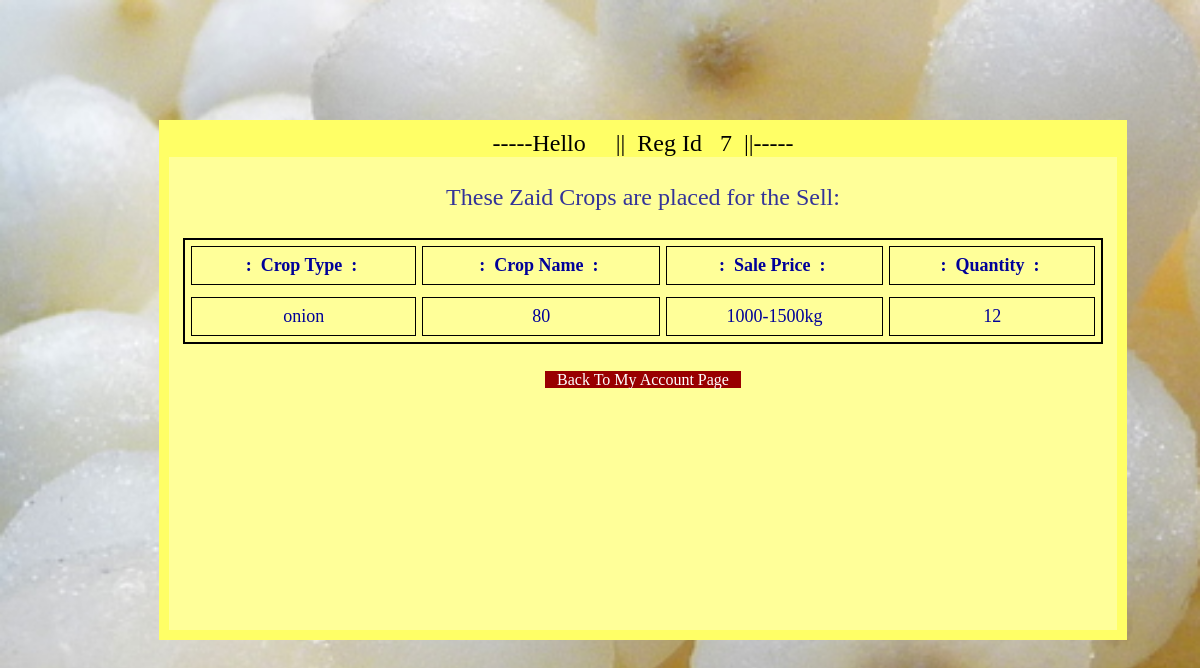
Page /auctions/zaid.php?reg=7 on the committed database.
### tables this page shows
CREATE TABLE IF NOT EXISTS `zaid` (
  `sl_no` int(200) NOT NULL AUTO_INCREMENT,
  `reg_id` int(100) NOT NULL,
  `aadhar_no` varchar(20) NOT NULL,
  `crop_typ` varchar(20) NOT NULL,
  `crop_nm` varchar(30) NOT NULL,
  `quantity` int(100) NOT NULL,
  `sale_price` int(100) NOT NULL,
  `discount` int(100) NOT NULL,
  PRIMARY KEY (`sl_no`)
);

### auctions/zaid.php (the view, shortened to what this page needs)
<html>
	<head>
    </head>
    <body>
    	<div class="mid">
		<?php
				$reg=$_REQUEST['reg'];
				$fnm=$_REQUEST['nam'];
			echo "<div class=dv>-----Hello &nbsp;&nbsp;".$fnm."&nbsp;&nbsp;||&nbsp;&nbsp;Reg Id &nbsp;&nbsp;".$reg. "&nbsp;&nbsp;||-----</div><br>";
				echo "<center>These Zaid Crops are placed for the Sell:";
				?></center>
        <br>
        <center>
        <table width="920" border="2" class="t1" cellpadding="8" cellspacing="6" bordercolor="#000">  <tr>
        		<th>&nbsp;: &nbsp;Crop Type &nbsp;: &nbsp;</th>
                <th>&nbsp;: &nbsp;Crop Name &nbsp;: &nbsp;</th>
                <th>&nbsp;: &nbsp;Sale Price &nbsp;: &nbsp;</th>
                <th>&nbsp;: &nbsp;Quantity &nbsp;: &nbsp;</th>
          <tr>
         <?php
			$q="select * from zaid where reg_id=$reg";
			$smt=mysql_query($q);
			while($result=mysql_fetch_assoc($smt))
			{
			?>
				<tr align="center">
                 <td><?php echo $result['crop_nm'];?></td>
                <td><?php echo $result['sale_price'];?></td>
                <td><?php if($result['quantity']==1)
					 		{ echo "1-500kg";}
					 		else if($result['quantity']==2)
							{ echo "500-1000kg";}
							else if($result['quantity']==3)
							{ echo "1000-1500kg";}
					 ?></td>
                <td><?php echo $result['discount'];?></td></tr>
           <?php }?>
            </table>
           </center>
             <br>
             <center>
             <a href="auction.php"><span class="btn">&nbsp;&nbsp; Back To My Account Page &nbsp;&nbsp; </span></a>
              </center>
        </div>
    </body>
</html>

### auctions/zaid.php (style rules this page uses)
body { background:url(../images/garlic.png); background-size:cover; }
.dv { background:#FFFF66; color:#000; text-align:center; }
.mid { position:absolute; top:120px; height:500px; bottom:259px; left:159px; width:948px; right:0px; color:#339; font-size:24px; background:#FFFF99; border-width:10px; border-color:#FFFF66; border-style:solid; }
.t1 { color:#009; font-size:18px; font-family:"Palatino Linotype", "Book Antiqua", Palatino, serif; }
.btn { background:#900; text-decoration:none; color:#FFF; font-size:16px; font-family:"Palatino Linotype", "Book Antiqua", Palatino, serif; }
a { text-decoration:none; }

### rows in the picture
zaid: crop_nm "onion", sale_price "80", quantity "1000-1500kg", discount "12"

### other values in the picture
$reg "7"
